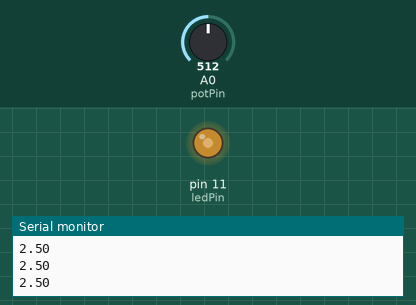
This sketch was run on a simulated Arduino Uno, built with avr-gcc and run on an emulated ATmega328P. On the bench: output pins drawn as LEDs (lit = HIGH), the last lines printed to the serial monitor. Inputs (shaded band) come from the test bench; at power-on: A0 (potPin) = 512.

Above: at 1.2 s.
1.3 s: A0 (potPin) set to 716
At 2.5 s:
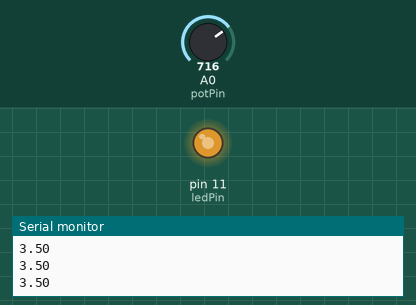
2.8 s: A0 (potPin) set to 900
At 3.6 s:
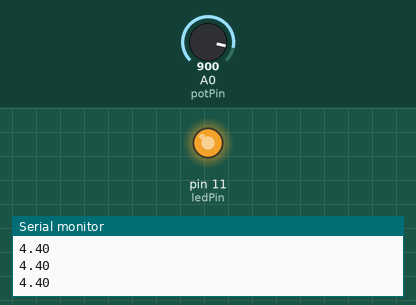
4.3 s: A0 (potPin) set to 122
At 4.7 s:
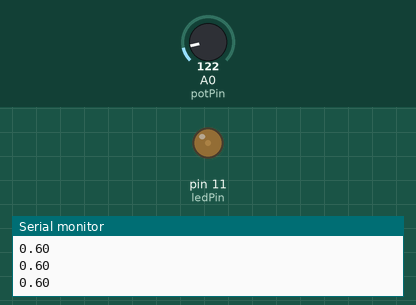
5.8 s: A0 (potPin) set to 0
At 7.2 s:
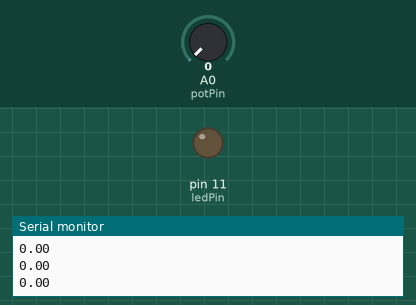
Timing chart, 0 to 8.3 s (numbered marks = the images above; inputs shaded):
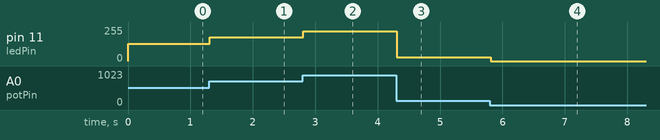

The sketch:

lab2.ino
```cpp
// #define LED_PIN 13

const int ledPin = 11;
/*
          //ledul
int interval = 1000;            //intervalul la care se schimba starea
unsigned int lastChanged = 0;  //momentul la care a fost schimbat ultima data
//bool ledState = LOW;          //starea ledului
int brightness = 0;
int amount = 5;*/

const int potPin = A0;

float voltage = 0;

float potValue = 0;

void setup() {
  // put your setup code here, to run once:
  //pinMode(ledPin, OUTPUT);
  pinMode(potPin, INPUT);
  Serial.begin(9600);

}

void loop() {
  // put your main code here, to run repeatedly:
  /*
   * Aprinderea treptata a unui led
  brightness += amount;
  analogWrite(ledPin, brightness);

  unsigned int elapsedTime = millis();
  if(brightness >= 255 || brightness <= 0) {
    amount = -amount;
  }

  delay(30);
  unsigned int elapsedTime = millis();

  //Aprinderea si stingerea unui led la un interval de timp
  if(elapsedTime - lastChanged > interval) {
    ledState = !ledState;

    digitalWrite(ledPin, ledState);
    lastChanged = elapsedTime;
  }
   * nu este recomandata folosirea de delay
  digitalWrite(ledPin, HIGH);
  delay(500);
  digitalWrite(ledPin, LOW);
  delay(500);*/

  //Citirea valorii de la potentiometru
  potValue = analogRead(potPin);
  voltage = potValue * 5.0 / 1023.0;
  Serial.println(voltage);
  potValue = potValue / 4;
  analogWrite(ledPin, potValue);

}
```

Measured:
- after the input at 1.3 s, pin 11 (ledPin): 128/255 → 179/255 at once
- after the input at 2.8 s, pin 11 (ledPin): 179/255 → 225/255 at once
- after the input at 4.3 s, pin 11 (ledPin): 225/255 → 30/255 at once
- after the input at 5.8 s, pin 11 (ledPin): 30/255 → 0/255 at once
